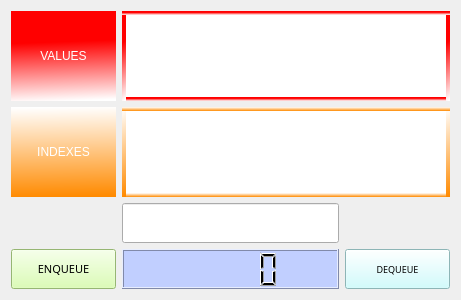
<?xml version="1.0" encoding="UTF-8"?>
<ui version="4.0">
 <class>SSqueue</class>
 <widget class="QWidget" name="SSqueue">
  <property name="geometry">
   <rect>
    <x>0</x>
    <y>0</y>
    <width>461</width>
    <height>300</height>
   </rect>
  </property>
  <property name="windowTitle">
   <string>Form</string>
  </property>
  <layout class="QGridLayout" name="gridLayout">
   <item row="4" column="0">
    <widget class="QPushButton" name="pushButton">
     <property name="minimumSize">
      <size>
       <width>100</width>
       <height>40</height>
      </size>
     </property>
     <property name="font">
      <font>
       <family>Wide Latin</family>
       <pointsize>8</pointsize>
      </font>
     </property>
     <property name="styleSheet">
      <string notr="true">background-color: rgb(210, 255, 161);</string>
     </property>
     <property name="text">
      <string>ENQUEUE</string>
     </property>
    </widget>
   </item>
   <item row="1" column="0">
    <widget class="QLabel" name="label_2">
     <property name="minimumSize">
      <size>
       <width>90</width>
       <height>40</height>
      </size>
     </property>
     <property name="styleSheet">
      <string notr="true">background-color: qlineargradient(spread:pad, x1:0.472, y1:1, x2:0.449, y2:0, stop:0 rgba(255, 138, 0, 255), stop:1 rgba(255, 255, 255, 255));
font: 700 16pt &quot;Terminal&quot;;
color: rgb(255, 255, 255);</string>
     </property>
     <property name="text">
      <string>INDEXES</string>
     </property>
     <property name="alignment">
      <set>Qt::AlignCenter</set>
     </property>
     <property name="wordWrap">
      <bool>true</bool>
     </property>
    </widget>
   </item>
   <item row="0" column="0">
    <widget class="QLabel" name="label">
     <property name="minimumSize">
      <size>
       <width>90</width>
       <height>40</height>
      </size>
     </property>
     <property name="styleSheet">
      <string notr="true">background-color: qlineargradient(spread:pad, x1:0.505682, y1:0.340682, x2:0.534091, y2:1, stop:0 rgba(255, 0, 0, 255), stop:1 rgba(255, 255, 255, 255));
font: 700 16pt &quot;Terminal&quot;;
color: rgb(255, 255, 255);</string>
     </property>
     <property name="text">
      <string>VALUES</string>
     </property>
     <property name="alignment">
      <set>Qt::AlignCenter</set>
     </property>
     <property name="wordWrap">
      <bool>true</bool>
     </property>
    </widget>
   </item>
   <item row="1" column="1" colspan="3">
    <widget class="QListWidget" name="listWidget_2">
     <property name="styleSheet">
      <string notr="true"> 
border: 4px solid qlineargradient(spread:pad, x1:0.472, y1:1, x2:0.449, y2:0, stop:0 rgba(255, 138, 0, 255), stop:1 rgba(255, 255, 255, 255));;</string>
     </property>
    </widget>
   </item>
   <item row="0" column="1" colspan="3">
    <widget class="QListWidget" name="listWidget">
     <property name="styleSheet">
      <string notr="true"> 
border: 4px solid qlineargradient(spread:pad, x1:0.505682, y1:0.340682, x2:0.534091, y2:1, stop:0 rgba(255, 0, 0, 255), stop:1 rgba(255, 255, 255, 255));;</string>
     </property>
    </widget>
   </item>
   <item row="4" column="3">
    <widget class="QPushButton" name="pushButton_2">
     <property name="minimumSize">
      <size>
       <width>100</width>
       <height>40</height>
      </size>
     </property>
     <property name="font">
      <font>
       <family>Wide Latin</family>
       <pointsize>7</pointsize>
      </font>
     </property>
     <property name="cursor">
      <cursorShape>ArrowCursor</cursorShape>
     </property>
     <property name="styleSheet">
      <string notr="true">background-color: rgb(197, 254, 255);</string>
     </property>
     <property name="text">
      <string>DEQUEUE</string>
     </property>
    </widget>
   </item>
   <item row="2" column="1" colspan="2">
    <widget class="QLineEdit" name="lineEdit">
     <property name="minimumSize">
      <size>
       <width>120</width>
       <height>40</height>
      </size>
     </property>
    </widget>
   </item>
   <item row="4" column="1" colspan="2">
    <widget class="QLCDNumber" name="lcdNumber">
     <property name="font">
      <font>
       <family>Matura MT Script Capitals</family>
       <pointsize>12</pointsize>
      </font>
     </property>
     <property name="styleSheet">
      <string notr="true">background-color: rgb(193, 207, 255);
color: qconicalgradient(cx:0, cy:0, angle:135, stop:0 rgba(0, 255, 159, 69), stop:0.159091 rgba(255, 244, 71, 130), stop:0.340909 rgba(247, 78, 0, 208), stop:0.363636 rgba(247, 255, 0, 208), stop:0.375 rgba(255, 255, 0, 69), stop:0.511364 rgba(251, 255, 0, 145), stop:0.517045 rgba(255, 255, 213, 255), stop:0.518717 rgba(255, 218, 71, 130), stop:0.57754 rgba(255, 203, 0, 130), stop:0.625 rgba(255, 255, 0, 69), stop:1 rgba(255, 255, 0, 69));
border-color: rgb(255, 213, 46);</string>
     </property>
    </widget>
   </item>
  </layout>
 </widget>
 <resources/>
 <connections/>
</ui>
